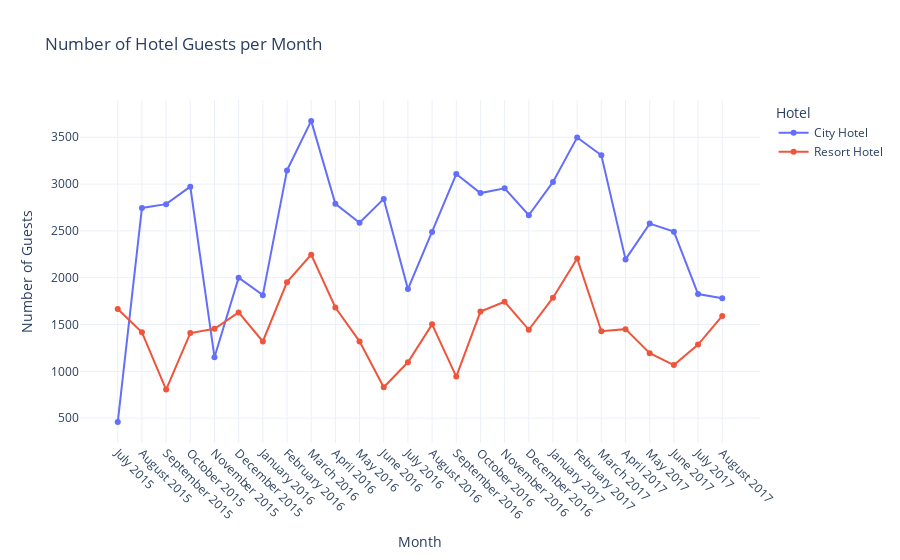

Here is the notebook cell this chart was saved with:
### Markdown cell above
### **Which are the most busy month?**

### Code cell
df['total_guests'] = df['adults'] + df['children'] + df['babies']

months_order = {
    'January': 1, 'February': 2, 'March': 3, 'April': 4, 'May': 5, 'June': 6,
    'July': 7, 'August': 8, 'September': 9, 'October': 10, 'November': 11, 'December': 12
}
df['arrival_date_month_num'] = df['arrival_date_month'].map(months_order)


agg_df = (df.groupby(['arrival_date_year', 'arrival_date_month_num', 'hotel'])
            ['total_guests'].sum().reset_index())
agg_df = agg_df.sort_values(['arrival_date_year', 'arrival_date_month_num'])

inv_months_order = {v: k for k, v in months_order.items()}
agg_df['arrival_date_month'] = agg_df['arrival_date_month_num'].map(inv_months_order)
agg_df['month_year'] = agg_df['arrival_date_month'] + ' ' + agg_df['arrival_date_year'].astype(str)

fig = px.line(
    agg_df,
    x='month_year',
    y='total_guests',
    color='hotel',
    title='Number of Hotel Guests per Month',
    labels={
        'month_year': 'Month',
        'total_guests': 'Number of Guests',
        'hotel': 'Hotel'
    },
    markers=True
)

fig.update_layout(
    xaxis=dict(tickangle=45),
    template='plotly_white'
)

fig.show()

### Figure 1 — Plotly figure (JSON) as saved in the notebook; plotly's stock layout.template omitted (floating-point values rounded to 4 significant figures)
{"data": [{"hovertemplate": "Hotel=City Hotel<br>Month=%{x}<br>Number of Guests=%{y}<extra></extra>", "legendgroup": "City Hotel", "line": {"color": "#636efa", "dash": "solid"}, "marker": {"symbol": "circle"}, "mode": "lines+markers", "name": "City Hotel", "orientation": "v", "showlegend": true, "type": "scatter", "x": ["July 2015", "August 2015", "September 2015", "October 2015", "November 2015", "December 2015", "January 2016", "February 2016", "March 2016", "April 2016", "May 2016", "June 2016", "July 2016", "August 2016", "September 2016", "October 2016", "November 2016", "December 2016", "January 2017", "February 2017", "March 2017", "April 2017", "May 2017", "June 2017", "July 2017", "August 2017"], "xaxis": "x", "y": [458, 2745, 2786, 2973, 1151, 2000, 1814, 3146, 3675, 2789, 2587, 2842, 1879, 2489, 3107, 2904, 2955, 2667, 3023, 3499, 3308, 2196, 2578, 2492, 1826, 1780], "yaxis": "y"}, {"hovertemplate": "Hotel=Resort Hotel<br>Month=%{x}<br>Number of Guests=%{y}<extra></extra>", "legendgroup": "Resort Hotel", "line": {"color": "#EF553B", "dash": "solid"}, "marker": {"symbol": "circle"}, "mode": "lines+markers", "name": "Resort Hotel", "orientation": "v", "showlegend": true, "type": "scatter", "x": ["July 2015", "August 2015", "September 2015", "October 2015", "November 2015", "December 2015", "January 2016", "February 2016", "March 2016", "April 2016", "May 2016", "June 2016", "July 2016", "August 2016", "September 2016", "October 2016", "November 2016", "December 2016", "January 2017", "February 2017", "March 2017", "April 2017", "May 2017", "June 2017", "July 2017", "August 2017"], "xaxis": "x", "y": [1665, 1417, 806, 1409, 1454, 1629, 1319, 1953, 2246, 1682, 1320, 830, 1097, 1502, 944, 1638, 1743, 1444, 1787, 2206, 1428, 1451, 1194, 1067, 1286, 1592], "yaxis": "y"}], "layout": {"legend": {"title": {"text": "Hotel"}, "tracegroupgap": 0}, "title": {"text": "Number of Hotel Guests per Month"}, "xaxis": {"anchor": "y", "domain": [0, 1], "tickangle": 45, "title": {"text": "Month"}}, "yaxis": {"anchor": "x", "domain": [0, 1], "title": {"text": "Number of Guests"}}}}
